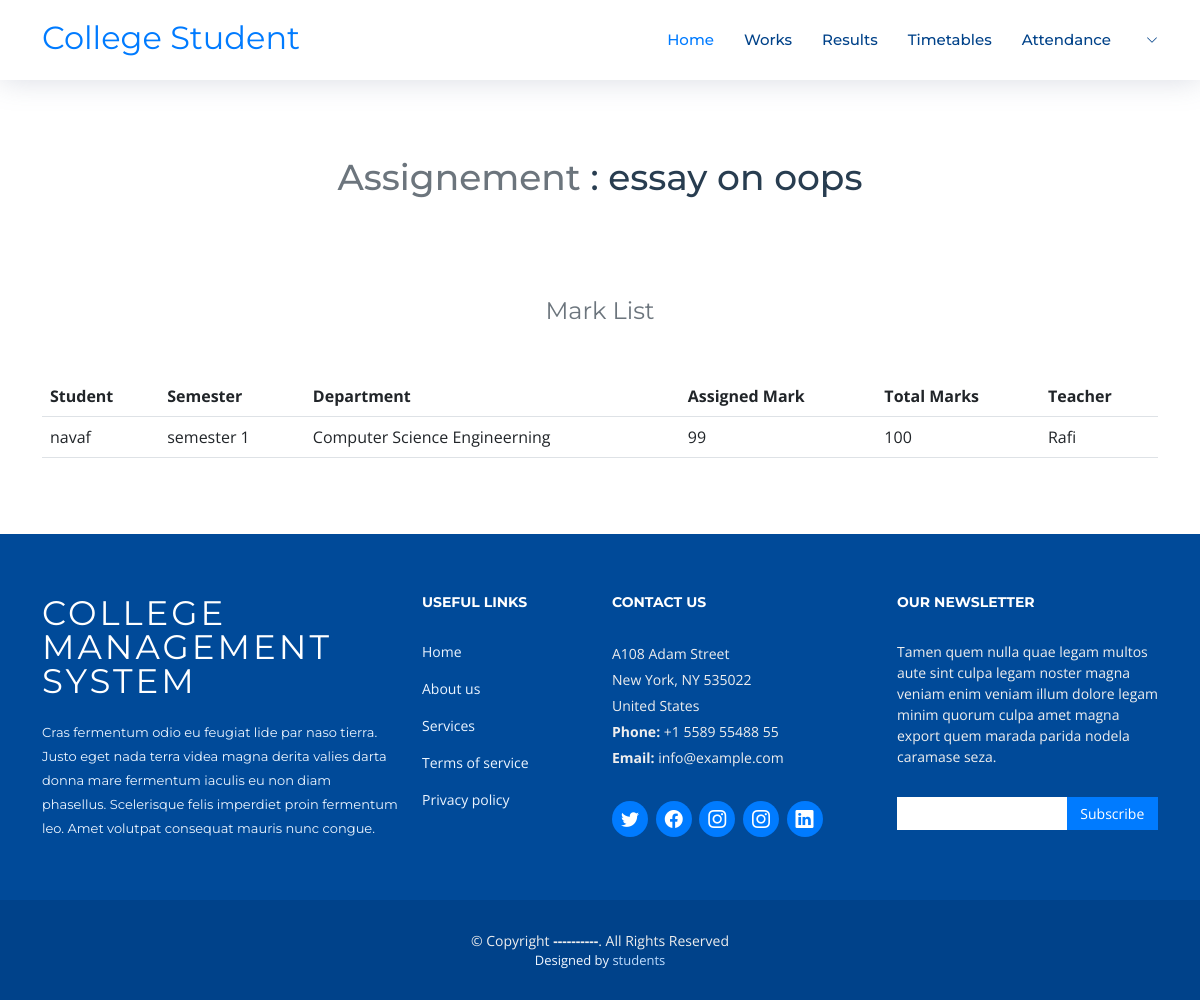
/Student/viewStudentWorkMark/5, run on the app's committed database.
### teacher/models.py (models this page shows)
class AcademicWork(models.Model):
    options = (
    ("Computer Science Engineerning","Computer Science Engineerning"),
    ("Electronics Engineerning","Electronics Engineerning"),
    ("Civil Engineerning","Civil Engineerning"),
    ("Mechanical Engineerning","Mechanical Engineerning"),
    ("Electrical Engineerning","Electrical Engineerning")
    )
    sems = (
        ("semester 1","semester 1"),
        ("semester 2","semester 2"),
        ("semester 3","semester 3"),
        ("semester 4","semester 4"),
        ("semester 5","semester 5"),
        ("semester 6","semester 6"),
    )
    work = (
        ("Series Test","Series Test"),
        ('Assignement',"Assignement"),
        ('Project',"Project"),
    )
    Semester = models.CharField(max_length=255,choices=sems)
    Department = models.CharField(max_length=255,choices=options)
    work_type = models.CharField(max_length=255,choices=work)
    work_title = models.CharField(max_length=255)
    total_mark = models.IntegerField(blank=True,null=True)
    Date_assigned = models.DateField(auto_now=True)
    Date_of_Submission = models.DateField()
    teacher = models.ForeignKey(TeacherProfile,on_delete=models.CASCADE,null=True,blank=True)

class AcademicWorkMark(models.Model):
    work =  models.ForeignKey(AcademicWork,on_delete=models.CASCADE,null=True,blank=True)
    mark = models.IntegerField()
    student = models.ForeignKey(StudentProfile,on_delete=models.CASCADE,null=True,blank=True)

class StudentProfile(models.Model):
    options = (
    ("Computer Science Engineerning","Computer Science Engineerning"),
    ("Electronics Engineerning","Electronics Engineerning"),
    ("Civil Engineerning","Civil Engineerning"),
    ("Mechanical Engineerning","Mechanical Engineerning"),
    ("Electrical Engineerning","Electrical Engineerning")
    )
    sems = (
        ("semester 1","semester 1"),
        ("semester 2","semester 2"),
        ("semester 3","semester 3"),
        ("semester 4","semester 4"),
        ("semester 5","semester 5"),
        ("semester 6","semester 6"),
    )
    Semester = models.CharField(max_length=255,choices=sems)
    Department = models.CharField(max_length=255,choices=options)
    Register_Number = models.CharField(max_length=255)
    Blood_Group = models.CharField(max_length=255,null=True,blank=True)
    Date_of_birth = models.DateField(blank=True)
    Phone_Number = models.IntegerField()
    Address = models.CharField(max_length=255)
    Profile_Image = models.FileField(upload_to="students")
    user = models.ForeignKey(User,on_delete=models.CASCADE,null=True,blank=True)

class TeacherProfile(models.Model):
    options = (
    ("Computer Science Engineerning","Computer Science Engineerning"),
    ("Electronics Engineerning","Electronics Engineerning"),
    ("Civil Engineerning","Civil Engineerning"),
    ("Mechanical Engineerning","Mechanical Engineerning"),
    ("Electrical Engineerning","Electrical Engineerning")
    )
    Department = models.CharField(max_length=255,choices=options)
    Phone_Number = models.IntegerField()
    Address = models.CharField(max_length=255)
    Qualification = models.CharField(max_length=255)
    Designation = models.CharField(max_length=255)
    Profile_Image = models.FileField(upload_to="teachers")
    user = models.ForeignKey(User,on_delete=models.CASCADE,null=True,blank=True)

### student/views.py (the view)
# urls.py: path("viewStudentWorkMark/<int:id>",views.viewStudentWorkMark,name="viewStudentWorkMark"),
def viewStudentWorkMark(request,id):
    work = AcademicWork.objects.get(id=id)
    marks = AcademicWorkMark.objects.filter(work=work)
    return render(request,"student/view-marks.html",{"marks":marks,"work":work})

### templates/student/view-marks.html
{% extends 'student/index.html' %}
{% block content %}
<main id="main">
    <section id="contact" class="contact">
        <div class="container" data-aos="fade-up">
            <div class="section-header mt-5 pt-5">
                <h3><span class="text-muted">{{work.work_type}} </span> : {{work.work_title}}</h3>
            </div>
            <div class="section-header mt-5 text-center">
                <h4 class="text-muted">Mark List</h4>
            </div>
            <div class="row gx-lg-0 gy-2">
                <div class="col-lg-12">
                    <table class="table">
                        <thead>
                            <tr>
                                <th>Student</th>
                                <th>Semester</th>
                                <th>Department</th>
                                <th>Assigned Mark</th>
                                <th>Total Marks</th>
                                <th>Teacher</th>
                            </tr>
                        </thead>
                        <tbody>
                            {% for w in marks %}
                            <tr>
                                {% if w.student.user == request.user %}
                                <td class="text-success fw-bold">YOU</td>
                                {% else %}
                                <td>{{w.student.user.first_name}}</td>
                                {% endif %}
                                <td>{{w.student.Semester}}</td>
                                <td>{{w.work.Department}}</td>
                                <td>{{w.mark}}</td>
                                <td>{{w.work.total_mark}}</td>
                                <td>{{w.work.teacher.user.first_name}}</td>
                            </tr>
                            {% endfor %}
                        </tbody>
                    </table>
                </div>
            </div>
        </div>
    </section>
</main>
{% endblock %}

### static/assets/css/style.css (style rules this page uses)
body { background: #fff; color: #444; font-family: "Open Sans", sans-serif; }
h1, h2, h3, h4, h5, h6 { font-family: "Montserrat", sans-serif; font-weight: 400; margin: 0 0 20px 0; padding: 0; }
section { overflow: hidden; }
.section-header h3 { font-size: 36px; color: #283d50; text-align: center; font-weight: 500; position: relative; }
#contact { box-shadow: 0px 0px 12px 0px rgba(0, 0, 0, 0.1); padding: 60px 0; overflow: hidden; }
#contact .section-header { padding-bottom: 30px; }

### data on the page
AcademicWork: work_type "Assignement", work_title "essay on oops"
AcademicWorkMark: student.user.first_name "navaf", student.Semester "semester 1", work.Department "Computer Science Engineerning", mark "99", work.total_mark "100", work.teacher.user.first_name "Rafi"
